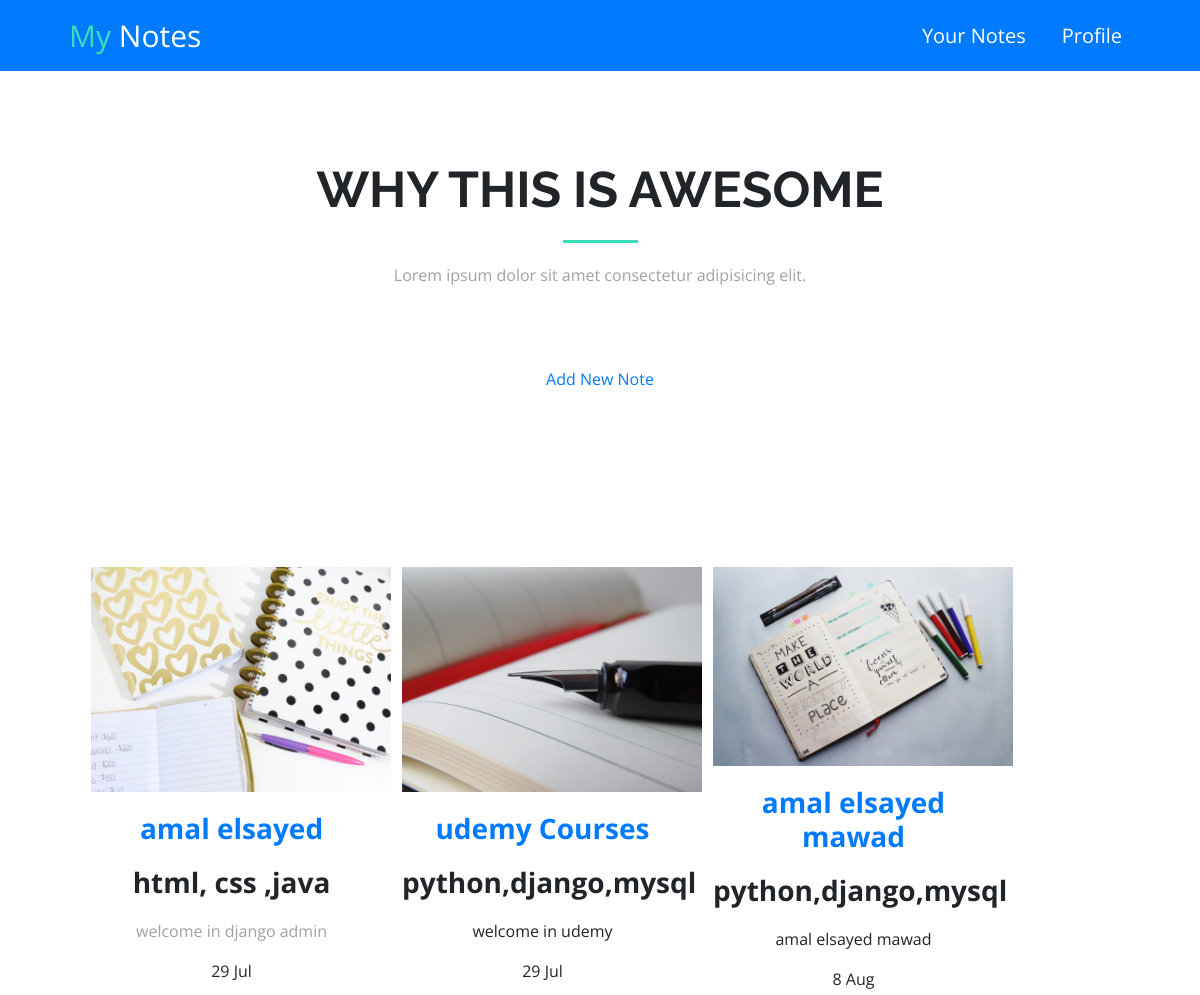
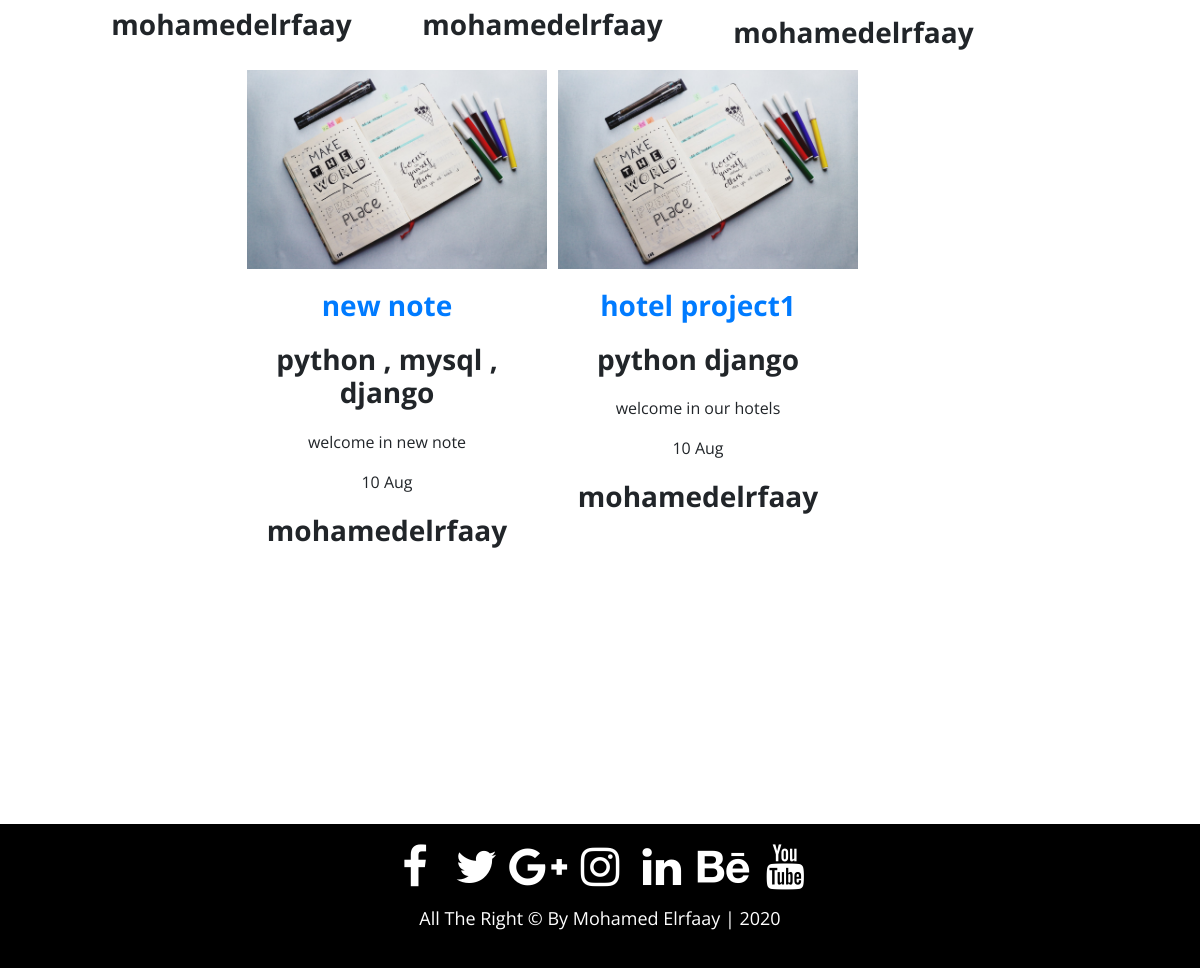
Screenshot of /notes/ (signed in) with the database file from the repository (2 pictures, top to bottom).
### note_app/models.py (models this page shows, shortened)
class Note(models.Model):
    user = models.ForeignKey(User,on_delete=models.CASCADE)
    title = models.CharField(blank=True, max_length=100)
    slug = models.SlugField(null=True,blank=True)
    content = RichTextField()
    last_update = models.DateTimeField(blank=True, default=datetime.datetime.now)
    active = models.BooleanField(default=True)
    tags = models.CharField(blank=True, max_length=100)
    img = models.ImageField(upload_to="notes-img")

### note_app/views.py (the view)
def all_notes(request):
    user = request.user
    profile = get_object_or_404(Profile, user=user)
    all_notes = Note.objects.filter(user=user)
    return render(request,'notes.html',{
        'all_notes':all_notes,
        'profile':profile,
    })

### note_app/templates/notes.html
{% extends "base.html" %}
{% load static %}
{% block body %}
    <div class="awesome text-center">
        <div class="container-fluid">
            <h2 class="awesome-head h1 head-border-center" style="margin-top: 5rem;">Why this is Awesome</h2>
            <p class="awesome-desc">Lorem ipsum dolor sit amet consectetur adipisicing elit.</p>
            <a href="{% url 'projectt:create_note' %}">Add New Note</a>
            <div class="row justify-content-center" >
              {% for note in all_notes %}
                <div class="col-md-4">
                  {% if note.img %}
                    <img src="{{note.img.url}}" style="width: 300px;" alt="">
                  {% else %}
                    <img src="{% static 'home-static/images/two.jpg'%}"style="width: 300px;" alt="">
                  {% endif %}
                    <h3 class="feat-head"><a href="{% url 'projectt:note_detail' note.slug %}">{{note.title}}</a></h3>
                    <h3 class="feat-head">{{note.tags}}</h3>
                    <p class="feat-info">{{note.content|safe}}</p>
                    <p>{{note.last_update|date:"j M" }}</p>
                    <h3 class="feat-head">{{note.user}}</h3>
                </div>
              {% endfor %}
            </div>
        </div>
    </div>
{% endblock %}

### static/home-static/style.css (style rules this page uses)
body { font-family: "Open Sans", sans-serif; }
.awesome { padding: 80px 0; }
.awesome .awesome-head { font-weight: bold; font-size: 50px; font-family: "Raleway", sans-serif; text-transform: uppercase; }
.head-border-center:after { content: ""; display: block; width: 75px; height: 3px; background-color: #38ddbb; margin: 20px auto; }
.awesome .awesome-desc { margin-bottom: 80px; color: #a1a1a1; }
.awesome .feat-head { font-weight: bold; margin-top: 20px; margin-bottom: 20px; }
.awesome .feat-info { color: #a1a1a1; }

### static/home-static/app.css (style rules this page uses)
.row { margin:11rem; margin-left: 61px; }

### rows the page displays
Note: img (picture), title "amal elsayed", tags "html, css ,java", content "welcome in django admin", last_update "29 Jul", user "mohamedelrfaay"
Note: img (picture), title "udemy Courses", tags "python,django,mysql", content "welcome in udemy", last_update "29 Jul", user "mohamedelrfaay"
Note: title "amal elsayed mawad", tags "python,django,mysql", content "amal elsayed mawad", last_update "8 Aug", user "mohamedelrfaay"
Note: title "new note", tags "python , mysql , django", content "welcome in new note", last_update "10 Aug", user "mohamedelrfaay"
Note: title "hotel project1", tags "python django", content "welcome in our hotels", last_update "10 Aug", user "mohamedelrfaay"
